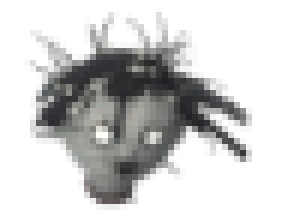
#> input picture art/render_src/chars_others/head_ghost.png, 47 x 37 px (shown 6 times larger)
$ python hf_sheet.py ../art/render_src/chars_others/head_ghost.png ../art/render_src/chars_others/janitor_down_0.png
#> lines starting #> are read from the running program, lines starting #| are printed output that depends on the picture; after the words box and inside, x2 and y2 are one past the last pixel; in counts of white or black regions, pixels touching at a corner belong together
"""여러 장이 한 줄로 붙은 초상화 시트(단색 배경) → 슬롯별 투명 PNG → hf_import.py 로 게임 등록
사용: python3 tools/hf_sheet.py <시트 이미지> <슬롯1> <슬롯2> ... [--out 폴더] [--scale 2]
  - 슬롯 수만큼 왼쪽부터 차례로 자른다(배경 틈으로 나누고, 틈이 모자라면 같은 폭으로)
  - 배경: 테두리에서 이어진 배경색 영역만 투명(인물 안의 비슷한 색은 남김), 경계는 부드럽게 + 배경색 번짐 제거
  - --scale: 원본이 작을 때 LANCZOS 확대 배율(기본 2)
  - 슬롯 이름 대신 '-' 를 쓰면 그 칸은 건너뛴다"""
import sys
from pathlib import Path
import numpy as np
from PIL import Image, ImageDraw, ImageFilter

ROOT = Path(__file__).resolve().parent.parent
T_BG = 26  # 배경색과의 거리(이 안쪽은 배경 후보)


def bg_mask(rgb, bg):
    """테두리와 이어진 배경 후보 영역(True=배경)"""
    dist = np.sqrt(((rgb - bg) ** 2).sum(-1))
    cand = Image.fromarray(np.where(dist < T_BG, 255, 0).astype(np.uint8)).copy()  # fromarray 결과는 쓰기 불가일 수 있음
    h, w = dist.shape
    for x, y in [(x, 0) for x in range(0, w, 7)] + [(x, h - 1) for x in range(0, w, 7)] + [(0, y) for y in range(0, h, 7)] + [(w - 1, y) for y in range(0, h, 7)]:
        if cand.getpixel((x, y)) == 255:
            ImageDraw.floodfill(cand, (x, y), 128)
    return np.array(cand) == 128, dist


def split(fg, n):
    """앞모습(fg) 열 투영으로 n칸 나누기 → [(x0, x1)]"""
    cols = fg.sum(0)
    runs, cur = [], None
    for x, v in enumerate(cols > 2):
        if v and cur is None:
            cur = x
        if not v and cur is not None:
            runs.append((cur, x)); cur = None
    if cur is not None:
        runs.append((cur, len(cols)))
    runs = [r for r in runs if r[1] - r[0] > 20]
    if len(runs) == n:
        return runs
    x0, x1 = runs[0][0], runs[-1][1]  # 틈이 부족: 전체 폭을 같은 폭으로
    step = (x1 - x0) / n
    return [(round(x0 + i * step), round(x0 + (i + 1) * step)) for i in range(n)]


def main(argv):
    out = Path(argv[argv.index('--out') + 1]) if '--out' in argv else ROOT / 'art' / 'out'
    scale = float(argv[argv.index('--scale') + 1]) if '--scale' in argv else 2.0
    args = [a for i, a in enumerate(argv) if not a.startswith('--') and (i == 0 or argv[i - 1] not in ('--out', '--scale'))]
    sheet, slots = args[0], args[1:]
    im = Image.open(sheet).convert('RGB')
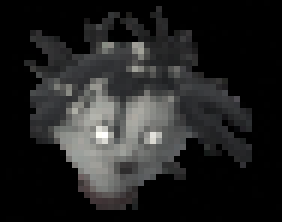
#> im: PIL image 47x37 RGB (shown 6 times larger); mean R, G, B 34.5, 34.7, 34.4
    rgb = np.asarray(im).astype(np.float32)
    border = np.concatenate([rgb[0], rgb[-1], rgb[:, 0], rgb[:, -1]])
#> border = 168 rows, first 8: [0, 0, 0], [0, 0, 0], [0, 0, 0], [0, 0, 0], [0, 0, 0], [0, 0, 0], [0, 0, 0], [0, 0, 0]
    bg = np.median(border, 0)
#> bg = [0, 0, 0]
    is_bg, dist = bg_mask(rgb, bg)
#> in bg_mask, `cand = Image.fromarray(np.where(dist < T_BG, 255, 0).astype(np.uint8))..`:
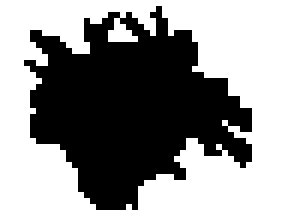
#> cand: PIL image 47x37 L (shown 6 times larger); 56.5% white; 1 black region, box (x1, y1, x2, y2) and area: (4, 1, 42, 35) 757
#> after the loop in bg_mask, `for x, y in [(x, 0) for x in range(0, w, 7)] + [(x, h - 1) for x in ra..`:
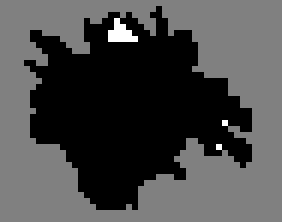
#> cand: PIL image 47x37 L (shown 6 times larger); min 0, max 255, mean 73.3
#> is_bg: shape (37, 47) bool; 55.7% white; 1 black region, box (x1, y1, x2, y2) and area: (4, 1, 42, 35) 771
    # 경계 부드럽게: 배경 바로 옆 픽셀은 배경색과의 거리로 알파
    hard = np.where(is_bg, 0, 255).astype(np.uint8)
#> hard: shape (37, 47); 44.3% white; 1 white region, box (x1, y1, x2, y2) and area: (4, 1, 42, 35) 771
    near = np.array(Image.fromarray(hard).filter(ImageFilter.MinFilter(3))) < 255  # 배경과 맞닿은 테두리
#> near: shape (37, 47) bool; 67.2% white; 2 black regions (1 under 20 px), largest, box (x1, y1, x2, y2) and area: (6, 4, 41, 34) 569
    alpha = hard.astype(np.float32)
    edge = near & ~is_bg
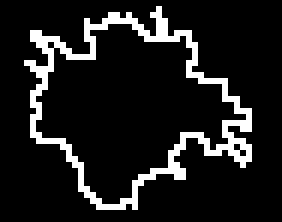
#> edge: shape (37, 47) bool (shown 6 times larger); 11.5% white in thin lines or dots, all inside (x1, y1, x2, y2) = (4, 1, 42, 35)
    alpha[edge] = np.clip((dist[edge] - T_BG * 0.5) / (T_BG * 1.5), 0.25, 1) * 255
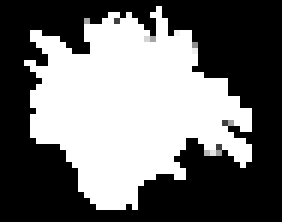
#> alpha: shape (37, 47) float32 (shown 6 times larger); min 0, max 255, mean 112.4
    a = (alpha / 255)[..., None]
    rgb_un = np.where(a > 0, (rgb - bg * (1 - a)) / np.maximum(a, 1e-3), 0)  # 배경색 번짐 제거
    rgba = np.dstack([np.clip(rgb_un, 0, 255), alpha]).astype(np.uint8)
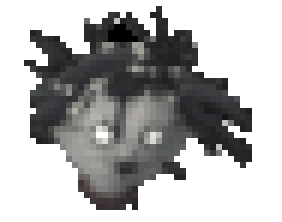
#> rgba: shape (37, 47, 4) (shown 6 times larger); mean of channels 0, 1, 2, 3 34.5, 34.7, 34.4, 112.3; transparent parts drawn white
    fg = ~is_bg
    out.mkdir(parents=True, exist_ok=True)
    made = []
    for (x0, x1), slot in zip(split(fg, len(slots)), slots):
#> in split, `runs = [r for r in runs if r[1] - r[0] > 20]`: runs = [(5, 42)]
        if slot == '-':
            continue
        ys = np.where(fg[:, x0:x1].any(1))[0]
        y0, y1 = ys[0], ys[-1] + 1
        pad = 6
        crop = Image.fromarray(rgba[max(0, y0 - pad):y1, max(0, x0 - pad):x1 + pad])
        if scale != 1:
            crop = crop.resize((round(crop.width * scale), round(crop.height * scale)), Image.LANCZOS)
        p = out / f'{slot}.png'
        crop.save(p)
        made.append(p)
        print(f'{slot}: x{x0}-{x1} y{y0}-{y1} → {crop.width}x{crop.height}')
#> this loop made 1 pass
#| ../art/render_src/chars_others/janitor_down_0.png: x5-42 y1-35 → 94x70
#> pass 1, in main, `crop = crop.resize((round(crop.width * scale), round(crop.height * sca..`:
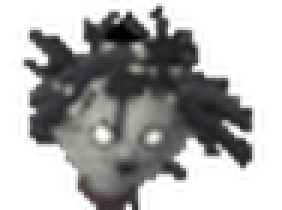
#> crop: PIL image 94x70 RGBA (shown 3 times larger); mean R, G, B, A 42.2, 42.4, 42.2, 118.7; transparent parts drawn white
#> after the loop, made = 1 item
    print(f'배경색 {tuple(round(c) for c in bg)}, {len(made)}장 → {out}')
#| 배경색 (0, 0, 0), 1장 → art/out


if __name__ == '__main__':
    if len(sys.argv) < 3:
        sys.exit(__doc__)
    main(sys.argv[1:])
